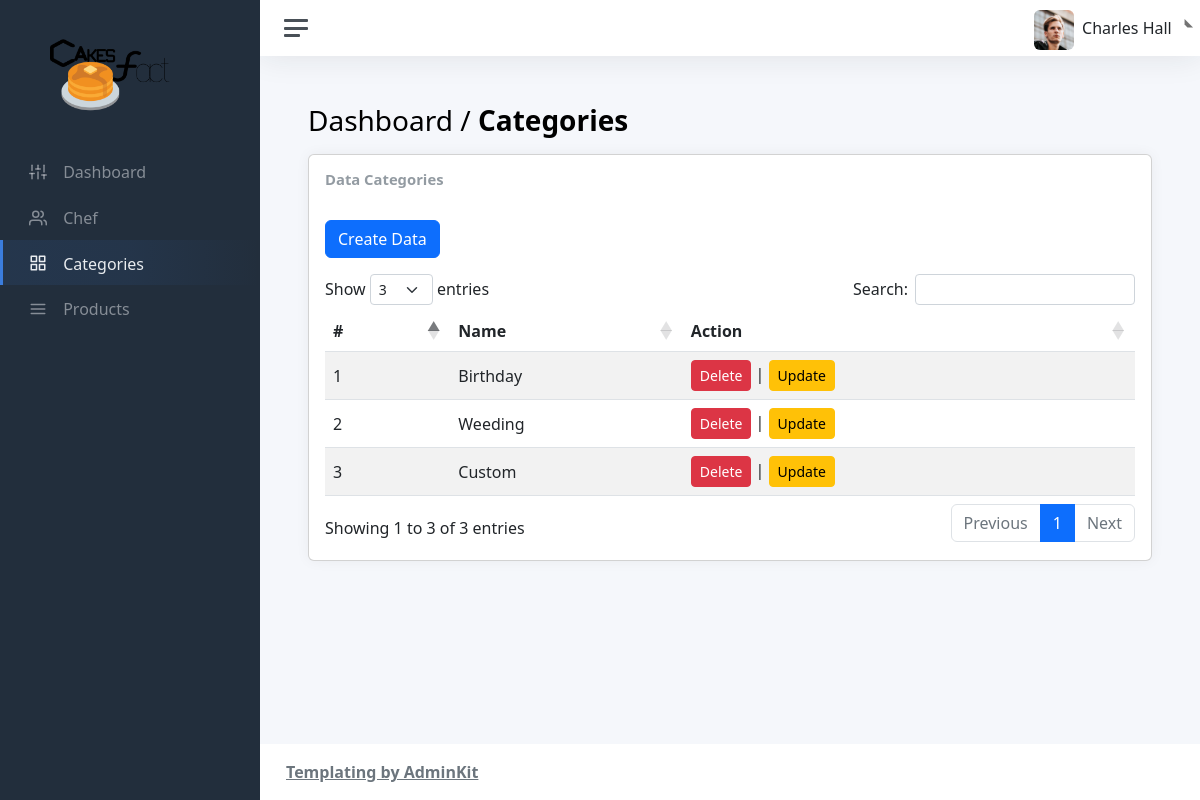
Page /admin/master-data/categories.php on the committed database.
### tables this page shows
CREATE TABLE `categories` (
  `id` int(11) NOT NULL,
  `name` varchar(45) NOT NULL
);

### admin/master-data/categories.php (the view, shortened to what this page needs)
<!DOCTYPE html>
<html lang="en">
    <head>
        <link href="../../assets/plugin/AdminKit/css/app.css" rel="stylesheet">
        <link rel="stylesheet" type="text/css" href="../../assets/css/dataTables.bootstrap5.min.css">
        <link rel="stylesheet" type="text/css" href="../../assets/css/bootstrap.min.css">
    </head>
    <body>
        <div class="wrapper">
            <nav id="sidebar" class="sidebar js-sidebar">
                <div class="sidebar-content js-simplebar">
                    <a class="sidebar-brand" href="index.php">
                        <img src="../../assets/img/icons/logo.png" alt="logo" width="70%" style="margin-left: 0.5rem;">
                    </a>
                    <ul class="sidebar-nav">
                        <li class="sidebar-item">
                            <a class="sidebar-link" href="../index.php">
                                <i class="align-middle" data-feather="sliders"></i>
                                <span class="align-middle">Dashboard</span>
                            </a>
                        </li>
                        <li class="sidebar-item">
                            <a class="sidebar-link" href="./chef.php">
                                <i class="align-middle" data-feather="users"></i>
                                <span class="align-middle">Chef</span>
                            </a>
                        </li>
                        <li class="sidebar-item active">
                            <a class="sidebar-link" href="./categories.php">
                                <i class="align-middle" data-feather="grid"></i>
                                <span class="align-middle">Categories</span>
                            </a>
                        </li>
                        <li class="sidebar-item">
                            <a class="sidebar-link" href="./product.php">
                                <i class="align-middle" data-feather="menu"></i>
                                <span class="align-middle">Products</span>
                            </a>
                        </li>
                    </ul>
                </div>
            </nav>
            <div class="main">
                <?php include_once ("../layouts/navbar.php"); ?>
                <main class="content">
                    <div class="container-fluid p-0">
                        <h1 class="h3 mb-3">Dashboard / <strong>Categories</strong></h1>
                        <div class="col-sm-12">
                            <div class="card">
                                <div class="card-body">
                                    <?php
                                        include "../../connection/db.php";
                                        $query = $conn->query("SELECT * FROM categories");
                                    ?>
                                    <h3 class="card-title">Data Categories</h3>
                                    <a class="btn btn-primary btn-md mt-4 mb-3"
                                        href="../forms/categories/create-cg.php" role="button">
                                        Create Data
                                    </a>
                                    <table id="example" class="table table-striped"
                                        style="width:100%">
                                        <thead>
                                            <tr>
                                                <th scope="col">#</th>
                                                <th scope="col">Name</th>
                                                <th scope="col">Action</th>
                                            </tr>
                                        </thead>
                                        <tbody>
                                            <?php
                                                if(mysqli_num_rows($query)>0){
                                                    $no = 1;
                                                    while ($data = mysqli_fetch_array($query)) {
                                            ?>
                                            <tr>
                                                <td scope="row"><?= $no ?></td>
                                                <td><?= $data["name"] ?></td>
                                                <td>
                                                    <a class="btn btn-danger btn-sm"
                                                        href="../../controllers/categories/destroy.php?id=<?= $data["id"] ?>"
                                                        onclick="alert('Anda yakin ingin menghapus data ini?')">
                                                        Delete
                                                    </a>
                                                    |
                                                    <a class="btn btn-warning btn-sm"
                                                        href="../forms/categories/edit-cg.php?id=<?= $data["id"] ?>">
                                                        Update
                                                    </a>
                                                </td>
                                            </tr>
                                            <?php
                                                        $no++;
                                                    }
                                                }
                                            ?>
                                        </tbody>
                                    </table>
                                </div>
                            </div>
                        </div>
                    </div>
                </main>
                <?php include_once ("../layouts/footer.php"); ?>
            </div>
        </div>
    </body>
</html>

### rows in the picture
categories: name "Birthday"
categories: name "Weeding"
categories: name "Custom"
